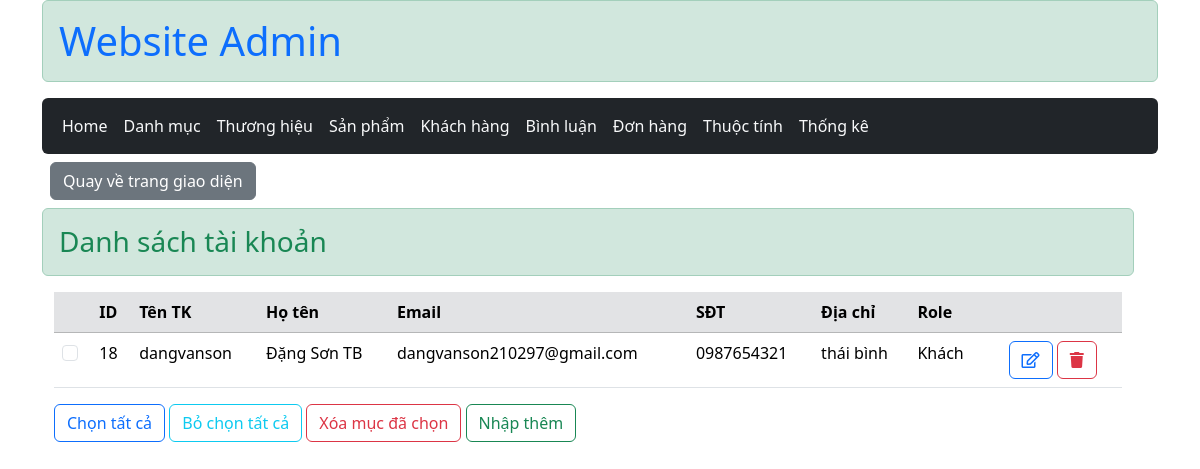
The page /admin/index.php?act=list_user on the database as committed earlier.
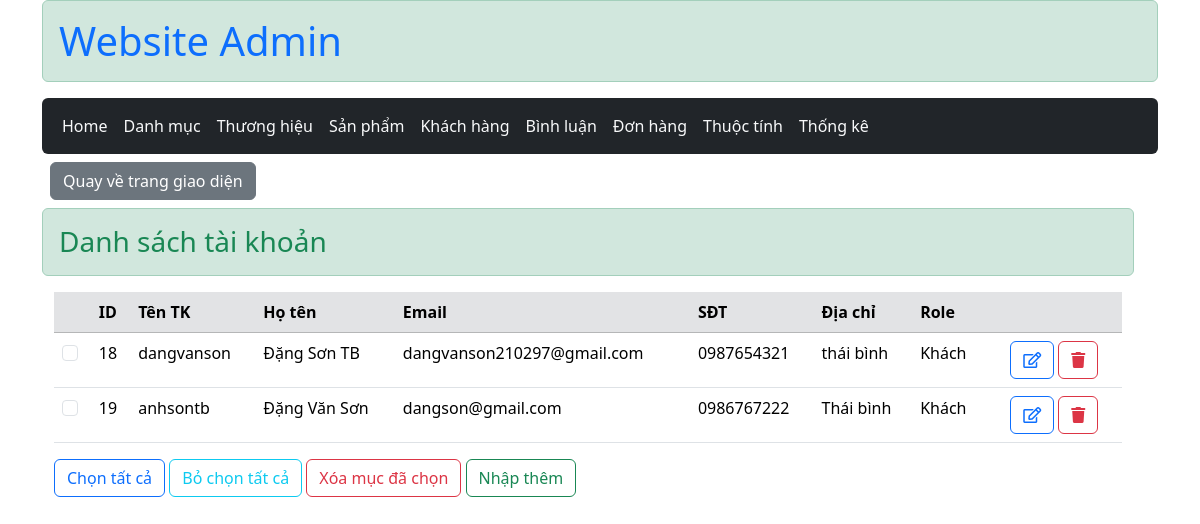
The same page on the database as committed later.
### tables this page shows
CREATE TABLE `user` (
  `user_id` int(11) NOT NULL,
  `user_name` varchar(50) NOT NULL,
  `password` varchar(20) NOT NULL,
  `fullname` varchar(50) NOT NULL,
  `email` varchar(50) NOT NULL,
  `phone` varchar(11) NOT NULL,
  `address` varchar(50) NOT NULL,
  `role` tinyint(1) DEFAULT 0,
  `create_at` varchar(50) NOT NULL
);

### controller/ControllerAdmin/UserControl.php (called while the page is built, shortened)
<?php
function list_user(){
    $list_user = user_select_all();
    include "user/list_user.php";
}

### model/pdo.php (called while the page is built, shortened)
<?php
    function pdo_get_connection(){
        $servername = "localhost";
        $username = "root";
        $password = "";
        try {
            $conn = new PDO("mysql:host=$servername;dbname=duan1", $username, $password);
            $conn->setAttribute(PDO::ATTR_ERRMODE, PDO::ERRMODE_EXCEPTION);
            return $conn;
        } catch(PDOException $e) {
            echo "Lỗi kết nối : " . $e->getMessage();
        }
    }
    function pdo_query($sql){
        $sql_args = array_slice(func_get_args(),1);
        try{
            $conn = pdo_get_connection();
            $stmt = $conn ->prepare($sql);
            $stmt -> execute($sql_args);
            $rows = $stmt -> fetchAll();
            return $rows;
        }
        catch(PDOException $e){
            throw $e;
        }
        finally{
            unset($conn);
        }
    }
?>

### model/user.php (called while the page is built, shortened)
<?php
function user_select_all(){
    $sql = "SELECT * FROM user";
    return pdo_query($sql);
}

### admin/user/list_user.php (the view, shortened to what this page needs)
<main class="container-fluid row">
        <h3 class="alert alert-success text-success"> Danh sách tài khoản</h3>
        <form action="index.php?act=delete_user_by_checkbox" method="post">
            <table class="table table-hover">
                <thead  class="table-secondary" >
                    <tr>
                        <th></th>
                        <th>ID </th>
                        <th>Tên TK</th>
                        <th>Họ tên</th>
                        <th>Email</th>
                        <th>SĐT</th>
                        <th>Địa chỉ</th>
                        <th>Role</th>
                        <th></th>
                        <th></th>
                    </tr>
                </thead>
                <tbody>
                    <?php foreach($list_user as $user) : extract($user); ?>
                    <tr>
                        <td><input class="form-check-input" name="users_id[]"  value="<?= $user_id ?>" type="checkbox"></td>
                        <td><?=$user_id ?></td>
                        <td><?=$user_name  ?></td>
                        <td><?=$fullname ?> </td>
                        <td><?=$email  ?> </td>
                        <td><?=$phone ?></td>
                        <td><?=$address ?></td>
                        <td><?=$role == 1 ? 'Admin' : 'Khách' ?></td>
                        <td></td>
                        <td>
                            <a href="index.php?act=edit_user&user_id=<?=$user_id ?>" class="btn btn-outline-primary fw-medium "><i class="far fa-edit"></i></a>
                            <a href="index.php?act=delete_user&user_id=<?=$user_id ?>" class="btn btn-outline-danger fw-medium" onclick="return confirm('Xác nhận xóa')"><i class="fas fa-trash"></i></a>
                        </td>
                    </tr>
                    <?php endforeach ?>
                </tbody>
            </table>
            <div class="form-group">
                <button name=""  id="btnclick" class="btn btn-outline-primary fw-medium">Chọn tất cả</button>
                <button type="reset"  class="btn btn-outline-info fw-medium">Bỏ chọn tất cả</button>
                <input type="submit" name="delete_btn"  class="btn btn-outline-danger fw-medium" value="Xóa mục đã chọn">
                <a href="index.php?act=add_user"  class="btn btn-outline-success fw-medium">Nhập thêm</a>
            </div>
        </form>
</main>

Rows that differ between the two databases and show on the page:
added user: user_id "19", user_name "anhsontb", fullname "Đặng Văn Sơn", email "dangson@gmail.com", phone "0986767222", address "Thái bình", role "Khách"
